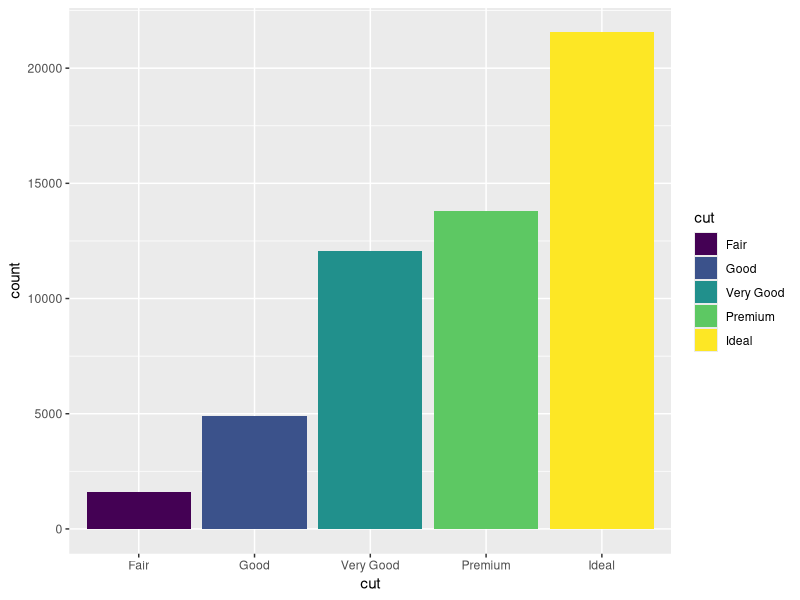
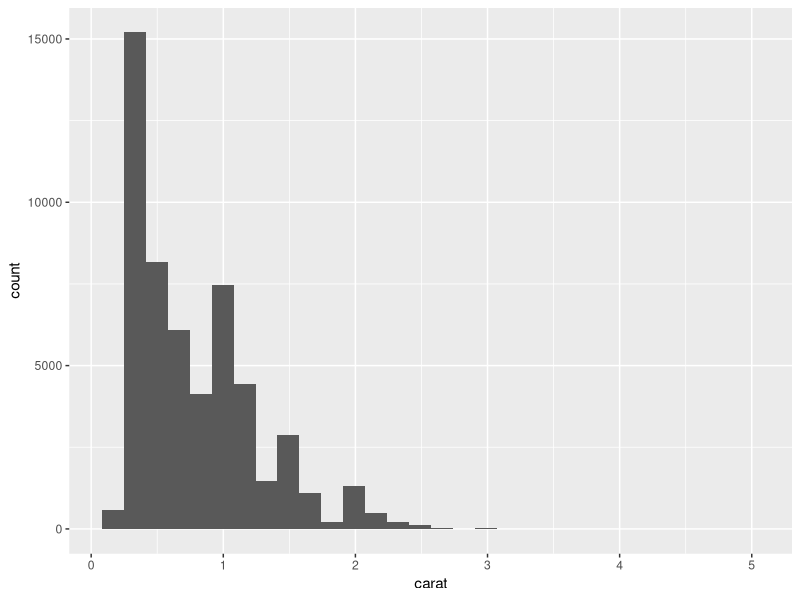
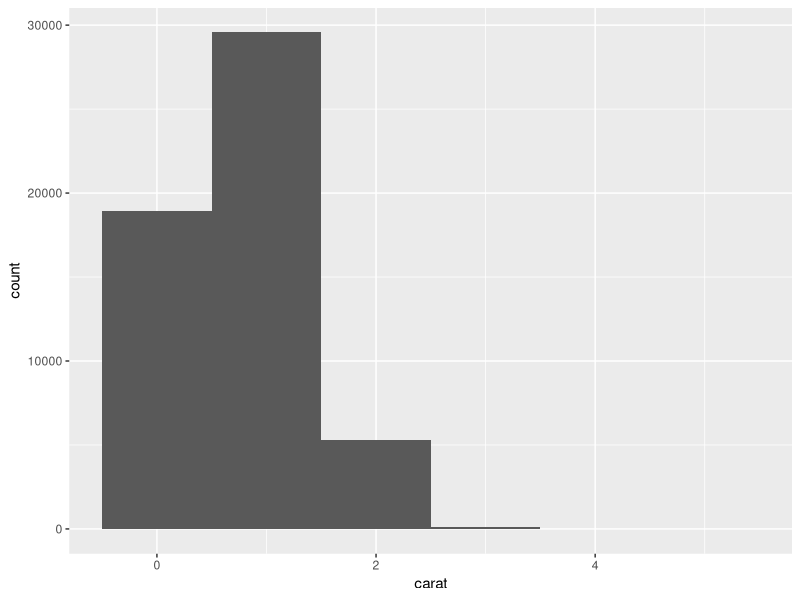
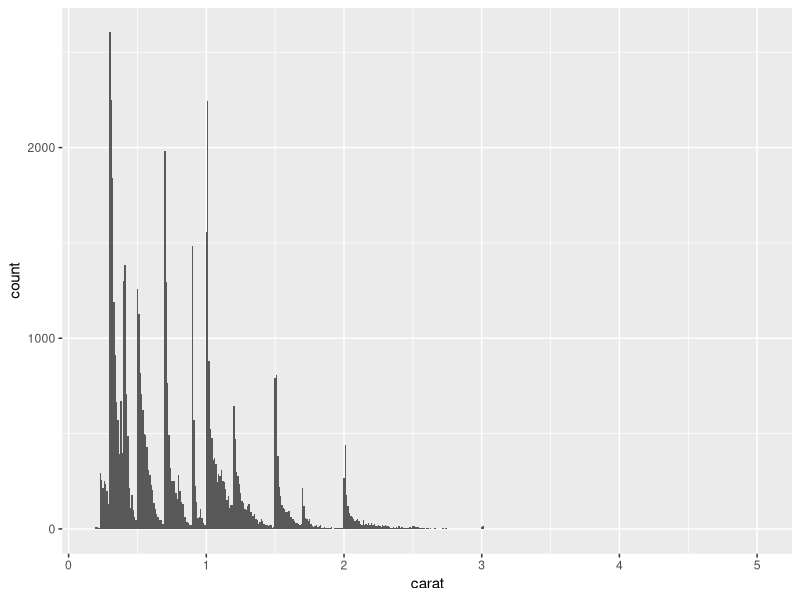
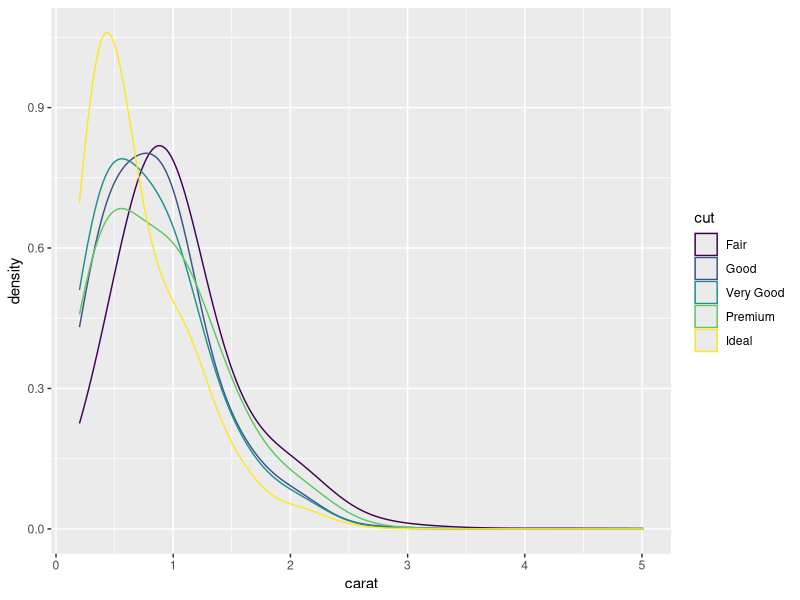

R code for these plots, in order:
## ---- chunk 1
library(ggplot2)
ggplot(data = diamonds) +
        geom_bar(mapping = aes(x = cut,fill = cut))
#You can compute counts of discrete variables using R's table() function.
table(diamonds$cut)
## ---- chunk 2
ggplot(data = diamonds) +
        geom_histogram(aes(x = carat))
# Compare plots
ggplot(data = diamonds) +
        geom_histogram(aes(x = carat), binwidth = 1)

ggplot(data = diamonds) +
  geom_histogram(aes(x = carat), binwidth = 0.01)

# geom_density: displays  densitydensity —not  countcount —on the y axis, which makes it easier to compare the shape of the distributions of multiple subgroups; the area under each curve will be normalized to one, no matter how many total observations occur in the subgroup

ggplot(data = diamonds) +
  geom_density(aes(x = carat, color = cut), kernel = "gaussian", adjust = 4)
